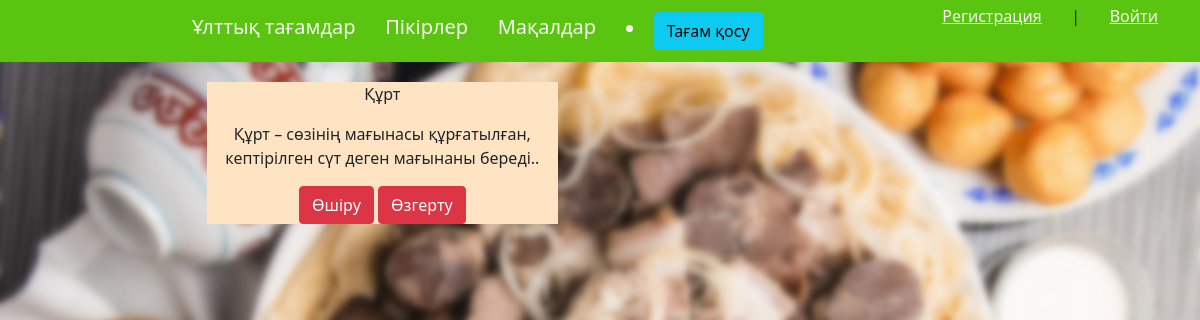
Page /project/17 on the committed database.
### project/models.py (models this page shows, shortened)
class Tagam(models.Model):
    title = models.CharField(max_length=250)
    content = models.TextField(blank=True)

### project/views.py (the view)
# urls.py: path('<int:pk>', views.NewsDetailView.as_view(), name="news-detail"),
class NewsDetailView(DetailView):
    model = Tagam
    template_name = 'project/details_view.html'
    context_object_name = 'tagam'

### project/templates/project/details_view.html
{% extends 'project/base.html' %}
{% block content %}
<ul>
    <div class="modell">
        <p>{{tagam.title}}</p>
        <p>{{tagam.content}}</p>
        <a href="{%  url 'news-delete' tagam.id  %}" class="btn btn-danger">Өшіру</a>
        <a href="{% url 'news-update' tagam.id %}" class="btn btn-danger">Өзгерту</a>
    </div>
    </ul>
    {% endblock %}

### project/static/project/css/style.css (style rules this page uses)
html, body { font-family: 'Arial'; margin: 0; padding: 0; height: 100%; width: 100%; color: #444; background-image: url('img/беш.jpg'); background-size: 100%; }
.modell { margin-top: 20px; margin-left: 15%; background-color: bisque; width: 30%; text-align: center; }

### rows in the picture
Tagam: title "Құрт", content "Құрт – сөзінің мағынасы құрғатылған, кептірілген сүт деген мағынаны береді.."
